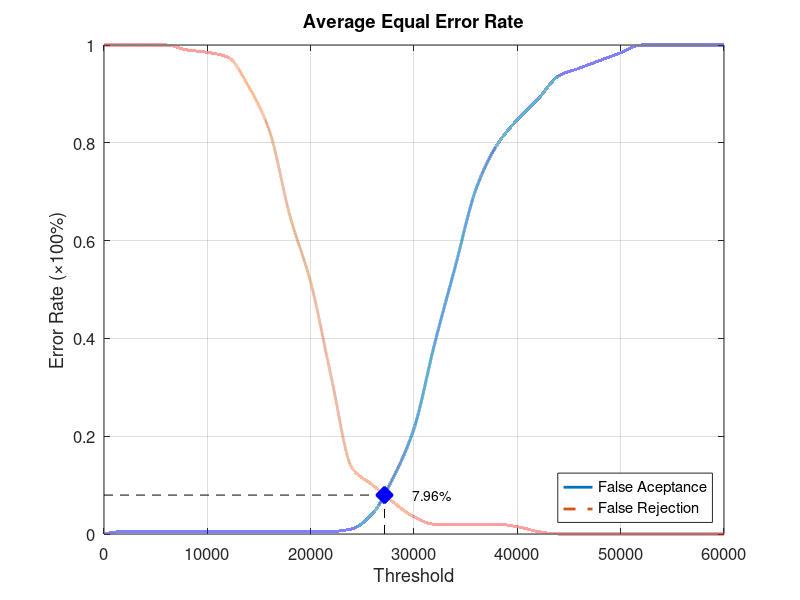
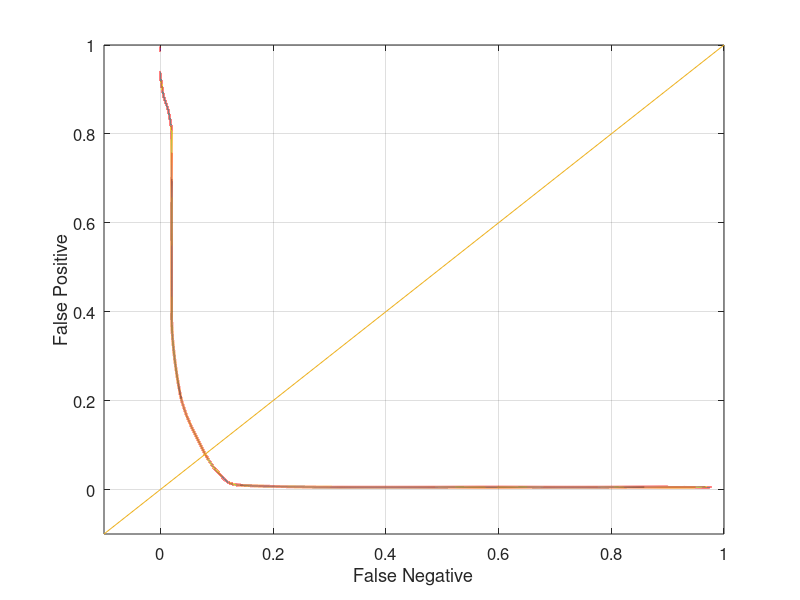

Write the MATLAB code that produced these figures, in order.
function yEER = Database5_3
close all;
clear;
clc;
x = 0:2000:60000;
xq = 0:0.5:60000;

y0 = [0 0.00526316 0.00526316 0.00526316 0.00526316 0.00526316 0.00526316 0.00526316 0.00526316 0.00526316 0.00526316 0.00526316 0.0105263 0.0421053 0.115789 0.215789 0.389474 0.547368 0.705263 0.794737 0.847368 0.889474 0.936842 0.952632 0.968421 0.984211 1 1 1 1 1];
yy0 = interp1(x, y0, xq, 'pchip');
y1 = [1 1 1 1 0.99 0.985 0.975 0.915 0.825 0.65 0.515 0.32 0.135 0.1 0.065 0.035 0.02 0.02 0.02 0.02 0.015 0.005 0 0 0 0 0 0 0 0 0];
yy1 = interp1(x, y1, xq, 'pchip');

% Calculating EER: 
y2 = abs(y0 - y1);
find(y2 == min(y2))
yy2 = abs(yy0 - yy1);
xEER = find(yy2 == min(yy2));
xEERIndex = xq(xEER) % X-axis EER
yEER = yy0(xEER) % Y-axis EER

main = figure
plot(xq, yy0,'-','LineWidth', 2);	hold on
plot(xq, yy1,'--','LineWidth', 2);	hold on
plot([xEERIndex xEERIndex], [0 yEER], 'k--');	hold on
plot([0 xEERIndex], [yEER yEER], 'k--');	hold on
plot(xEERIndex, yEER, 'bx', 'LineWidth', 10);	hold on
text(xEERIndex + 10 * xEERIndex / 100, yEER, [num2str(round((10000 * yEER)) / 100) '%'])
legend('False Aceptance', 'False Rejection', 'Location', 'SouthEast')
xlabel('Threshold')
ylabel('Error Rate (\times100%)')
title('Average Equal Error Rate')
set(gca, 'FontSize', 12)
axis([0 60000 0 1])
grid on

print(main, 'Database5_3Main', '-dpng');
FNRxFPR = figure('Color', [1 1 1]);
plot(yy1, yy0, '-', yy1, yy0, 'LineWidth', 2);
hold on
y = -0.1:0.1:1
plot(y, y); 
set(gca, 'FontSize', 12)
xlabel('False Negative')
ylabel('False Positive')
axis([-0.1 1 -0.1 1])
set(gca, 'FontSize', 12)
grid on

print(FNRxFPR, 'Database5_3FNRxFPR','-dpng');
end
